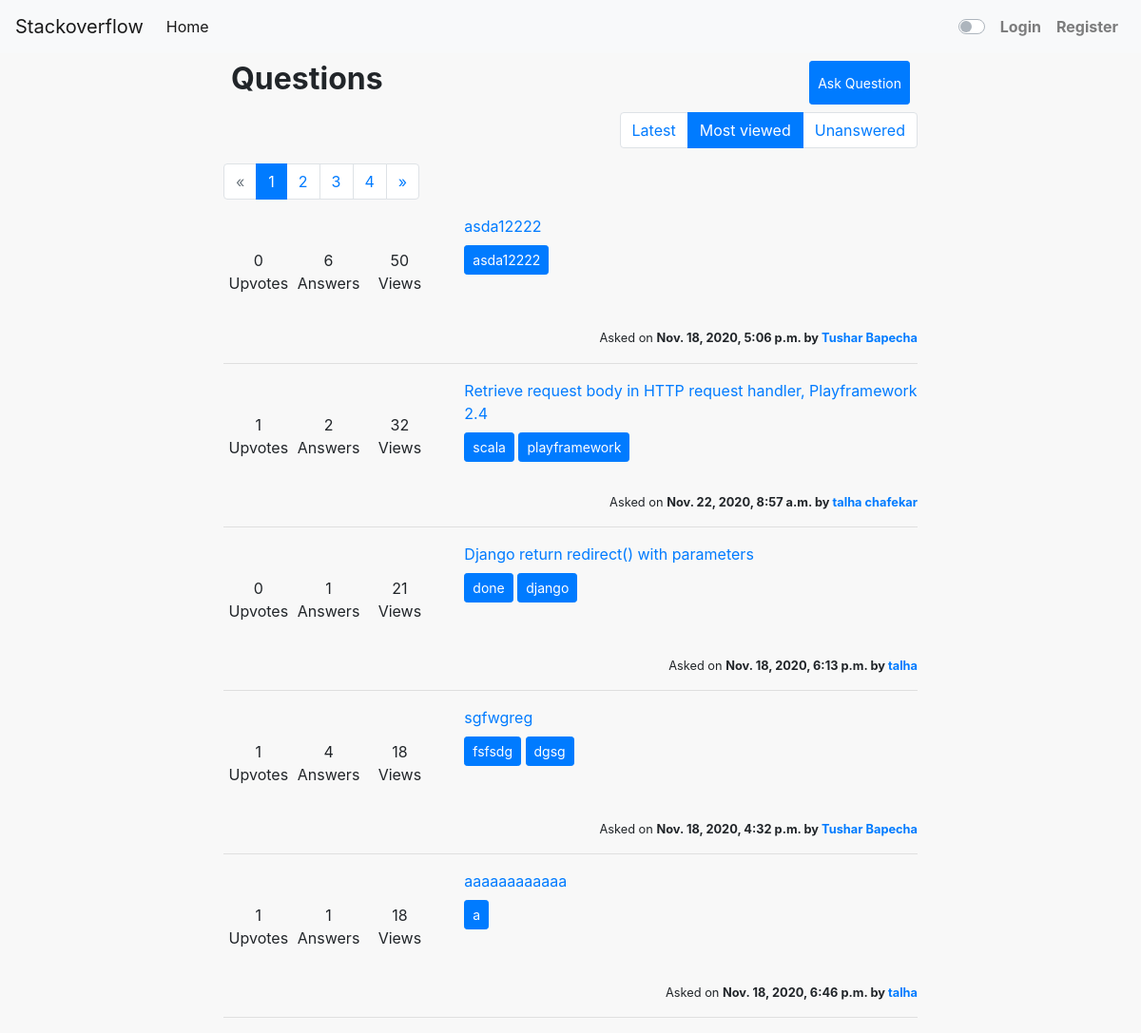
The app's page /?q=mostviewed with its own data.
### main/models.py (models this page shows)
class Questions(models.Model):
    title = models.CharField(max_length=long_len)
    ques_content = models.TextField()
    tags = models.ManyToManyField(Tags)
    upvotes = models.ManyToManyField(settings.AUTH_USER_MODEL, related_name='user_upvote')
    downvotes = models.ManyToManyField(settings.AUTH_USER_MODEL, related_name='user_downvote')
    answers = models.ManyToManyField('main.Answer', related_name='answers')
    author = models.ForeignKey(settings.AUTH_USER_MODEL, on_delete=models.CASCADE, blank=False)
    views = models.IntegerField(default=0)
    is_answered = models.BooleanField(default=False)
    created_at = models.DateTimeField(auto_now_add=True)
    updated_at = models.DateTimeField(auto_now=True)
    votes = models.IntegerField(default=0)

class Tags(models.Model):
    tag_word = models.CharField(max_length=medium_len, unique = True)

### userauth/models.py (models this page shows)
class StackoverflowUser(AbstractUser):
    email = models.EmailField(verbose_name='email address', max_length=long_len, unique=True)
    name = models.CharField(max_length=long_len)
    reputation_score = models.IntegerField(default=0)
    about_me = models.TextField(default='Apparently, this user prefers to keep an air of mystery about them.')
    ques_asked = models.ManyToManyField('main.Questions', blank = True)
    ans_given = models.ManyToManyField('main.Answer', blank = True)
    profile_pic = models.ImageField(upload_to='user_profile_pic', default='default_image.png',blank=True, null = True)
    date_joined = models.DateTimeField(default = timezone.now)
    USERNAME_FIELD = 'username'
    REQUIRED_FIELDS = [''] # Email & Password are required by default.

### main/views.py (the view)
# urls.py: path('', views.questions, name = 'name_questions'),
def questions(request):
    main_query = Questions.objects
    if request.GET and ('q' in request.GET) and request.GET['q'] == 'mostviewed':
        all_questions = main_query.all().order_by('-views')
        marked = 'mostviewed'
    elif request.GET and ('q' in request.GET) and request.GET['q'] == 'unanswered':
        all_questions = main_query.filter(is_answered = False)
        marked = 'unanswered'
    else:
        marked = 'latest'
        all_questions = main_query.all().order_by('-created_at')
    page = request.GET.get('page', 1)
    paginator = Paginator(all_questions, 5)
    try:
        all_questions = paginator.page(page)
    except PageNotAnInteger:
        all_questions = paginator.page(1)
    except EmptyPage:
        all_questions = paginator.page(paginator.num_pages)
    return render(request, 'main/questions.html',{'all_questions':all_questions,'marked' : marked})

### main/templates/main/questions.html
{% extends 'main/base.html' %}
{% block content %}
    <div class="container">
        <div class="row">
            <div class="col-12 col-md-2"></div>
            <div class="col-12 col-md-8">
                <div style="display: flex;justify-content: space-between;" class="p-2">
                    <h2><b>Questions</b></h2>
                    <button onclick="location.href='{% url 'name_askquestion' %}'" class="btn btn-primary btn-sm" type="submit">
                        Ask Question
                    </button>
                </div>
                <div style="display: flex;flex-direction: row;justify-content: end;">
                    <nav aria-label="">
                        <ul class="pagination pagination-md">
                          <li class="page-item {% if marked == 'latest' %} active{% endif %}"><a class="page-link" href="?q=latest">Latest</a></li>
                          <li class="page-item {% if marked == 'mostviewed' %} active{% endif %}"><a class="page-link" href="?q=mostviewed">Most viewed</a></li>
                          <li class="page-item {% if marked == 'unanswered' %} active{% endif %}"><a class="page-link" href="?q=unanswered">Unanswered</a></li>
                        </ul>
                    </nav>
                </div>
<nav aria-label="Page navigation example">
{% if all_questions.has_other_pages %}
  <ul class="pagination">
    {% if all_questions.has_previous %}
      <li class="page-item"><a class="page-link" href="?page={{ all_questions.previous_page_number }}&q={{marked}}">&laquo;</a></li>
    {% else %}
      <li class="disabled page-item"><span class="page-link">&laquo;</span></li>
    {% endif %}
    {% for i in all_questions.paginator.page_range %}
      {% if all_questions.number == i %}
        <li class="active page-item"><span class="page-link">{{ i }} <span class="sr-only">(current)</span></span></li>
      {% else %}
        <li class="page-item"><a class="page-link" href="?page={{ i }}&q={{marked}}">{{ i }}</a></li>
      {% endif %}
    {% endfor %}
    {% if all_questions.has_next %}
      <li class="page-item"><a class="page-link" href="?page={{ all_questions.next_page_number }}&q={{marked}}">&raquo;</a></li>
    {% else %}
      <li class="disabled page-item"><span class="page-link">&raquo;</span></li>
    {% endif %}
  </ul>
{% endif %}
</nav>
                {% for q in all_questions %}
                <div class="row mt-2">
                    <div class="col-12 col-md-4">
                        <div style="height:120px;display: flex;flex-direction: row;justify-content: center;align-items: center;" class="text-center">
                            <div style="flex: 0.33;">{{q.upvotes.all.count}}<br>Upvotes</div>
                            <div style="flex: 0.33;">{{q.answers.all.count}}<br>Answers</div>
                            <div style="flex: 0.34;">{{q.views}}<br>Views</div>
                        </div>
                    </div>
                    <div class="col-12 col-md-8">
                        <div style="max-height: 70px;overflow: hidden;" class="mb-2">
                          <a href="{% url 'name_questionsingle' q.pk %}">{{q.title}}</a>
                        </div>
                        <div style="max-height: 40px;overflow: hidden;" class="mb-2">
                          {% for t in q.tags.all %}
                            <button onclick="location.href='{% url 'name_questionByTag' t.tag_word %}'" class="btn btn-primary btn-sm" type="submit">{{t.tag_word}}</button>
                          {% endfor %}
                        </div>
                    </div>
                </div>
                <div style="display: flex;align-items:flex-end; flex-direction: column;">
                    <small>Asked on <strong> {{q.created_at}} by <a href="{% url 'name_profile' q.author.username %}">{{q.author.name}}</a></strong></small>
                </div>
                <hr>
                {% endfor %}
            </div>
            <div class="col-12 col-md-2"></div>
        </div>
    </div>
{% endblock %}

### static/css/editprofile.css (style rules this page uses)
body { background:#f8f8f8 }

### records on screen
Questions: upvotes.all.count "0", answers.all.count "6", views "50", title "asda12222", created_at "Nov. 18, 2020, 5:06 p.m.", author.name "Tushar Bapecha"
Tags: tag_word "asda12222"
Questions: upvotes.all.count "1", answers.all.count "2", views "32", title "Retrieve request body in HTTP request handler, Playframework 2.4", created_at "Nov. 22, 2020, 8:57 a.m.", author.name "talha chafekar"
Tags: tag_word "scala"
Tags: tag_word "playframework"
Questions: upvotes.all.count "0", answers.all.count "1", views "21", title "Django return redirect() with parameters", created_at "Nov. 18, 2020, 6:13 p.m.", author.name "talha"
Tags: tag_word "done"
Tags: tag_word "django"
Questions: upvotes.all.count "1", answers.all.count "4", views "18", title "sgfwgreg", created_at "Nov. 18, 2020, 4:32 p.m.", author.name "Tushar Bapecha"
Tags: tag_word "fsfsdg"
Tags: tag_word "dgsg"
Questions: upvotes.all.count "1", answers.all.count "1", views "18", title "aaaaaaaaaaaa", created_at "Nov. 18, 2020, 6:46 p.m.", author.name "talha"
Tags: tag_word "a"

### other values on screen
{{ i }} "1"
{{ i }} "2" "3" "4"
